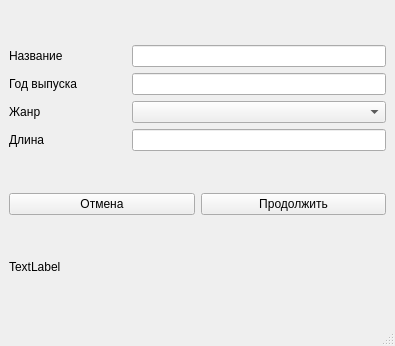
<?xml version="1.0" encoding="UTF-8"?>
<ui version="4.0">
 <class>MainWindow</class>
 <widget class="QMainWindow" name="MainWindow">
  <property name="geometry">
   <rect>
    <x>0</x>
    <y>0</y>
    <width>395</width>
    <height>346</height>
   </rect>
  </property>
  <property name="windowTitle">
   <string>MainWindow</string>
  </property>
  <widget class="QWidget" name="centralwidget">
   <layout class="QGridLayout" name="gridLayout_2">
    <item row="0" column="0" colspan="2">
     <layout class="QGridLayout" name="gridLayout">
      <item row="3" column="0">
       <widget class="QLabel" name="label_4">
        <property name="text">
         <string>Длина</string>
        </property>
       </widget>
      </item>
      <item row="3" column="1">
       <widget class="QLineEdit" name="length"/>
      </item>
      <item row="1" column="0">
       <widget class="QLabel" name="label_2">
        <property name="text">
         <string>Год выпуска</string>
        </property>
       </widget>
      </item>
      <item row="2" column="1">
       <widget class="QComboBox" name="genre"/>
      </item>
      <item row="0" column="1">
       <widget class="QLineEdit" name="name"/>
      </item>
      <item row="1" column="1">
       <widget class="QLineEdit" name="birthyear"/>
      </item>
      <item row="0" column="0">
       <widget class="QLabel" name="label">
        <property name="text">
         <string>Название                   </string>
        </property>
       </widget>
      </item>
      <item row="2" column="0">
       <widget class="QLabel" name="label_3">
        <property name="text">
         <string>Жанр</string>
        </property>
       </widget>
      </item>
     </layout>
    </item>
    <item row="2" column="0">
     <widget class="QPushButton" name="cancel">
      <property name="text">
       <string>Отмена</string>
      </property>
     </widget>
    </item>
    <item row="2" column="1">
     <widget class="QPushButton" name="cont_2">
      <property name="text">
       <string>Продолжить</string>
      </property>
     </widget>
    </item>
    <item row="3" column="0" colspan="2">
     <widget class="QLabel" name="label_5">
      <property name="maximumSize">
       <size>
        <width>16777215</width>
        <height>20</height>
       </size>
      </property>
      <property name="text">
       <string>TextLabel</string>
      </property>
     </widget>
    </item>
   </layout>
  </widget>
  <widget class="QMenuBar" name="menubar">
   <property name="geometry">
    <rect>
     <x>0</x>
     <y>0</y>
     <width>395</width>
     <height>20</height>
    </rect>
   </property>
  </widget>
  <widget class="QStatusBar" name="statusbar"/>
 </widget>
 <resources/>
 <connections/>
</ui>
